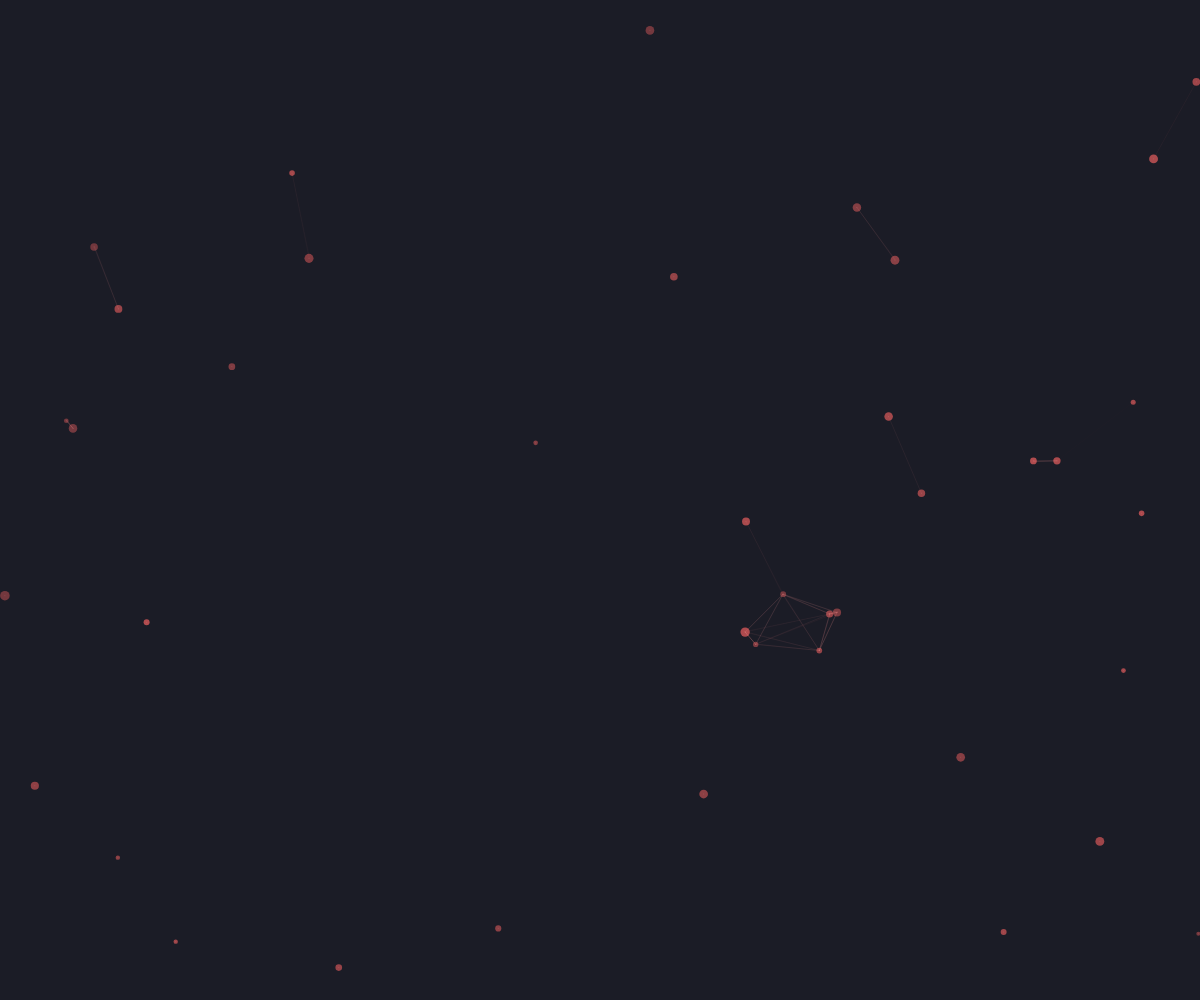
Frame 1 (no input)
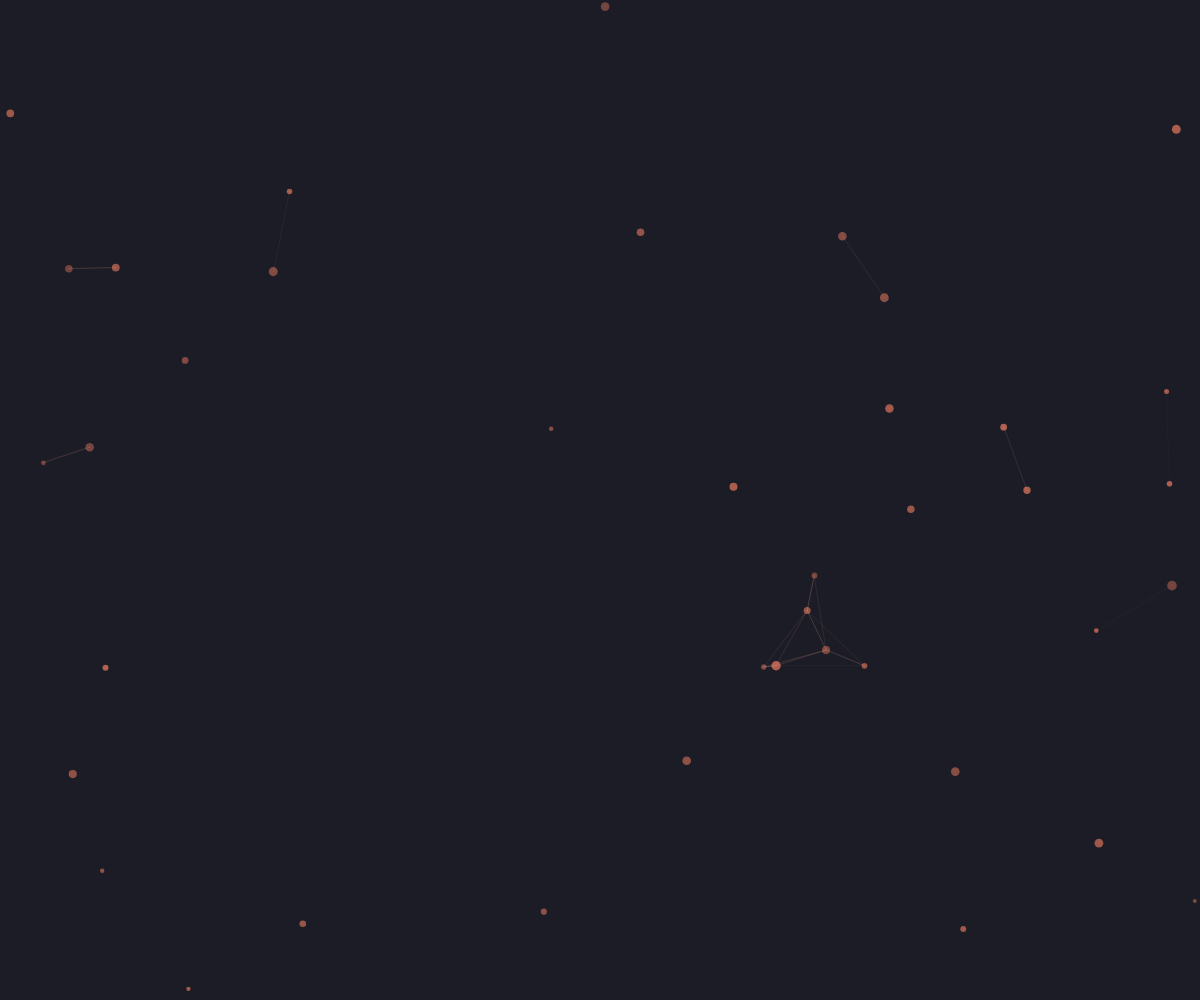
Frame 60 (no input)
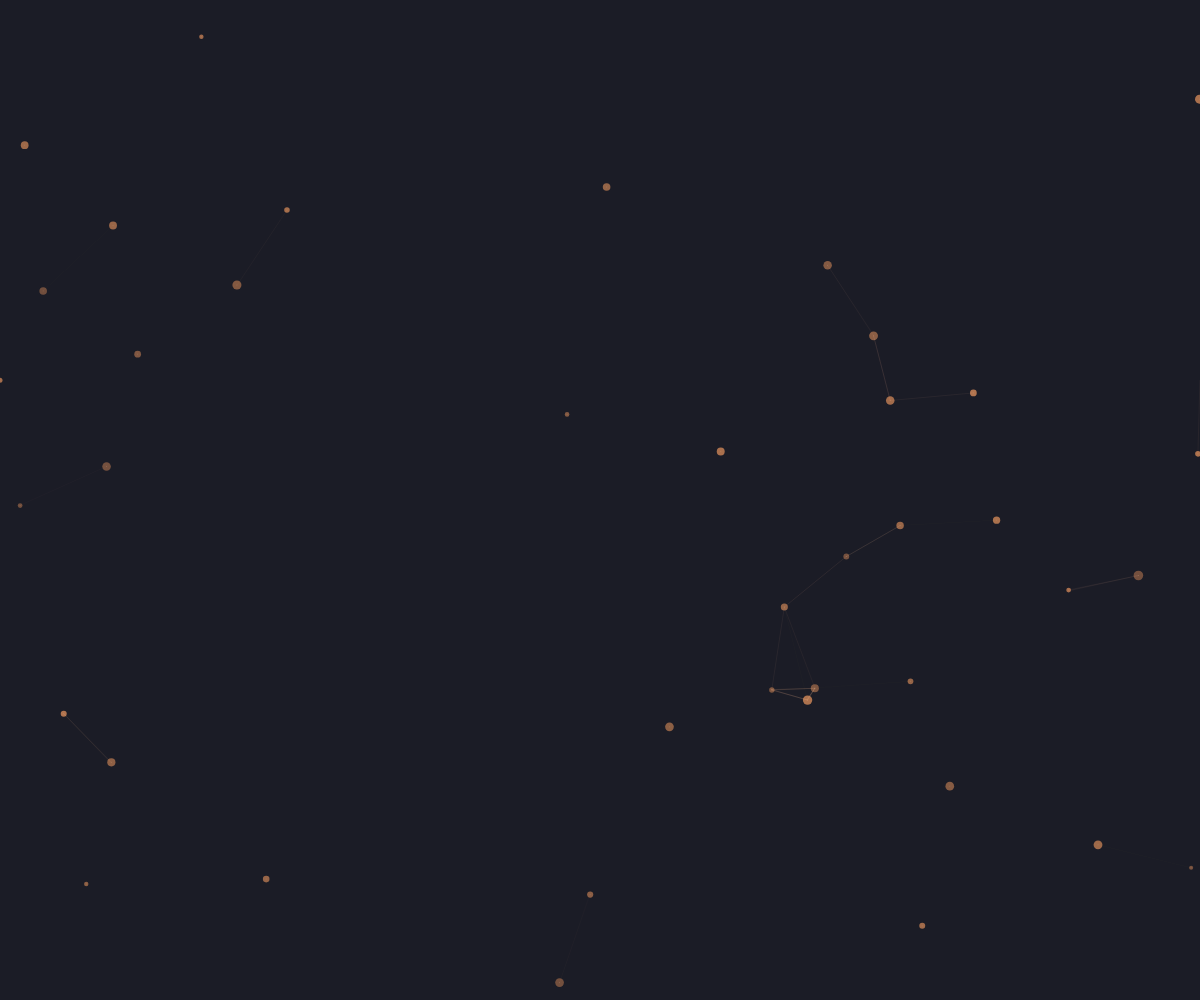
Frame 120 (the mouse pressed at the canvas centre since frame 60)

The p5.js sketch that drew these frames (run headless with seeded random() and noise() and a simulated clock; from frame 60 on, the mouse is pressed at the canvas centre):

// p5.js sketch
// ── sketch.js
let particles = [];
const numParticles = 40;
let hue = 0;

function setup() {
  createCanvas(windowWidth, windowHeight);
  colorMode(HSB, 360, 100, 100, 1);
  
  for (let i = 0; i < numParticles; i++) {
    particles.push({
      x: random(width),
      y: random(height),
      size: random(4, 10),
      speedX: random(-0.8, 0.8),
      speedY: random(-0.8, 0.8),
      alpha: random(0.4, 0.7)
    });
  }
}

function draw() {
  background(234, 30, 15);
  
  hue = (hue + 0.2) % 360;
  
  for (let p of particles) {
    // 移動粒子
    p.x += p.speedX;
    p.y += p.speedY;
    
    // 邊界檢查
    if (p.x < 0) p.x = width;
    if (p.x > width) p.x = 0;
    if (p.y < 0) p.y = height;
    if (p.y > height) p.y = 0;
    
    // 繪製粒子
    noStroke();
    fill(hue, 60, 95, p.alpha);
    circle(p.x, p.y, p.size);
    
    // 連接附近的粒子
    particles.forEach(other => {
      let d = dist(p.x, p.y, other.x, other.y);
      if (d < 100) {
        stroke(hue, 40, 95, map(d, 0, 100, 0.2, 0));
        line(p.x, p.y, other.x, other.y);
      }
    });
  }
}

function windowResized() {
  resizeCanvas(windowWidth, windowHeight);
}
